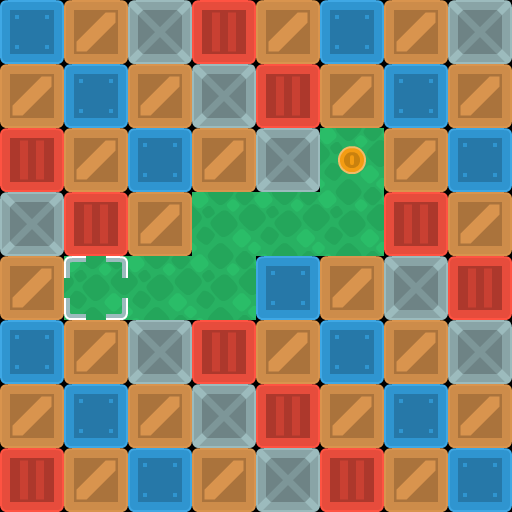

A 2D game scene composited from a Tiled map and its tileset images. What follows is a short description and the map's XML, with every tile layer's data as written:
An orthogonal 8x8 tile map with 64x64 px tiles, 3 tile layers (background, walls, objects).

<map version="1.10" tiledversion="1.11.2" orientation="orthogonal" renderorder="right-down" width="8" height="8" tilewidth="64" tileheight="64" infinite="0" nextlayerid="5" nextobjectid="1">
 <properties>
  <property name="character_bottom" value="[[0, 5], [1, 5], [2, 5]]" />
  <property name="character_left" value="[[3, 7], [4, 7], [5, 7]]" />
  <property name="character_right" value="[[0, 7], [1, 7], [2, 7]]" />
  <property name="character_top" value="[[3, 5], [4, 5], [5, 5]]" />
 </properties>
 <tileset firstgid="1" source="sokoban_tilesheet.tsx" />
 <layer id="4" name="background" width="8" height="8">
  <data encoding="csv">
0,0,0,0,0,0,0,0,
0,0,0,0,0,0,0,0,
0,0,0,0,0,89,0,0,
0,0,0,89,89,89,0,0,
0,89,89,89,0,0,0,0,
0,0,0,0,0,0,0,0,
0,0,0,0,0,0,0,0,
0,0,0,0,0,0,0,0
</data>
 </layer>
 <layer id="1" name="walls" width="8" height="8">
  <data encoding="csv">
4,2,6,3,2,4,2,6,
2,4,2,6,3,2,4,2,
3,2,4,2,6,0,2,4,
6,3,2,0,0,0,3,2,
2,0,0,0,4,2,6,3,
4,2,6,3,2,4,2,6,
2,4,2,6,3,2,4,2,
3,2,4,2,6,3,2,4
</data>
 </layer>
 <layer id="3" name="objects" width="8" height="8">
  <data encoding="csv">
0,0,0,0,0,0,0,0,
0,0,0,0,0,0,0,0,
0,0,0,0,0,75,0,0,
0,0,0,0,0,0,0,0,
0,40,0,0,0,0,0,0,
0,0,0,0,0,0,0,0,
0,0,0,0,0,0,0,0,
0,0,0,0,0,0,0,0
</data>
 </layer>
</map>
